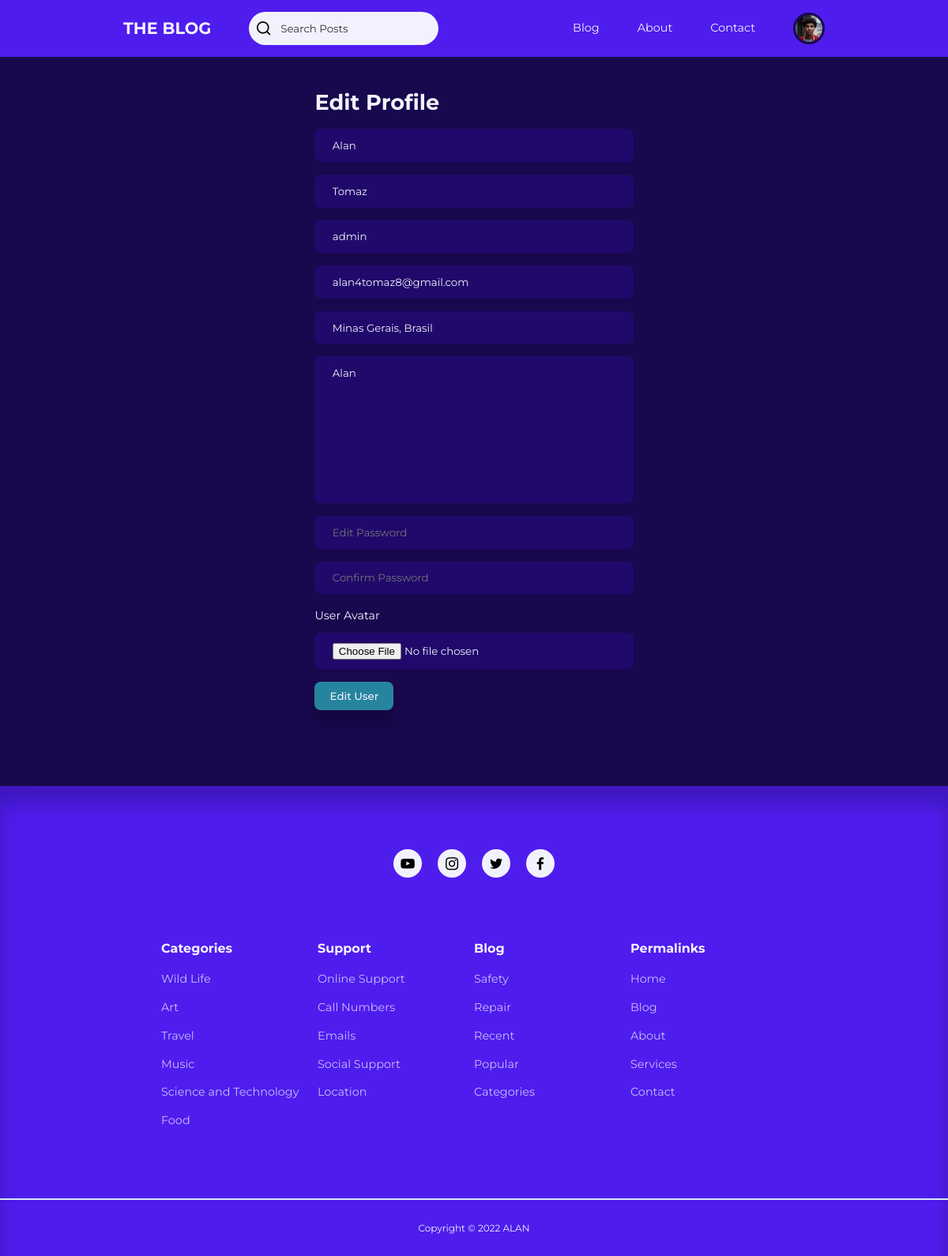
The app's page /admin/pages/edit-profile.php?id=10 (signed in) with its own data.
### tables this page shows
CREATE TABLE `users` (
  `id` int(11) UNSIGNED NOT NULL,
  `firstname` varchar(50) NOT NULL,
  `lastname` varchar(50) NOT NULL,
  `username` varchar(50) NOT NULL,
  `email` varchar(100) NOT NULL,
  `location` varchar(100) NOT NULL,
  `biography` text NOT NULL,
  `password` varchar(255) NOT NULL,
  `avatar` varchar(255) NOT NULL,
  `is_admin` tinyint(1) NOT NULL
);

### admin/partials/header.php (called while the page is built, shortened)
<?php
require $_SERVER['DOCUMENT_ROOT'] . '/My Blog/partials/header.php';

### admin/pages/edit-profile.php (the view, shortened to what this page needs)
<?php
include $_SERVER['DOCUMENT_ROOT'] . '/My Blog/admin/partials/header.php';
if (isset($_GET['id'])) {
    $id = filter_var($_GET['id'], FILTER_SANITIZE_NUMBER_INT);
    $query = "SELECT * FROM users WHERE id='$id'";
    $result = mysqli_query($connection, $query);
    $user = mysqli_fetch_assoc($result);
} else {
    header('location: ' . ROOT_URL . 'admin/index.php');
}
?>
<section class="form-section-alt add-content">
    <div class="container form-section-container">
        <h2>Edit Profile</h2>
        <form action="<?= ROOT_URL ?>admin/pages/edit-profile-logic.php" enctype="multipart/form-data" class="form-general" method="POST">
            <input type="text" name="firstname" value="<?= $user["firstname"] ?>" placeholder="First Name">
            <input type="text" name="lastname" value="<?= $user["lastname"] ?>" placeholder="Last Name">
            <input type="text" name="username" value="<?= $user["username"] ?>" placeholder="Username">
            <input type="email" name="email" value="<?= $user["email"] ?>" placeholder="E-mail">
            <input type="text" name="location" value="<?= $user["location"] ?>" placeholder="Location">
            <textarea name="bio" cols="20" rows="10" placeholder="Biography"><?= $user["firstname"] ?></textarea>
            <input type="password" name="create-password" placeholder="Edit Password">
            <input type="password" name="confirm-password" placeholder="Confirm Password">
            <div class="form-control">
                <label for="avatar">User Avatar</label>
                <input type="file" name="avatar" id="avatar">
            </div>
            <button type="submit" name="submit" class="btn">Edit User</button>
        </form>
    </div>
</section>
<?php
include $_SERVER['DOCUMENT_ROOT'] . '/My Blog/partials/footer.php';
?>

### partials/header.php (shortened to what this page needs)
<?php
require $_SERVER['DOCUMENT_ROOT'] . '/My Blog/admin/config/database.php';
if (isset($_SESSION['user-id'])) {
    $id = filter_var($_SESSION['user-id'], FILTER_SANITIZE_FULL_SPECIAL_CHARS);
    $query = "SELECT avatar from users WHERE id = '$id'";
    $result = mysqli_query($connection, $query);
    $avatar = mysqli_fetch_assoc($result);
}
?>
<!DOCTYPE html>
<html lang="en">
<head>
    <link rel="stylesheet" href="<?php echo ROOT_URL ?>css/style.css">
    <link rel="stylesheet" href="https://unicons.iconscout.com/release/v4.0.0/css/line.css">
</head>
<body>
    <nav>
        <div class="container nav-container">
            <ul class="nav-items nav-items-left">
                <li><a href="<?php echo ROOT_URL ?>index.php" class="nav-logo">THE BLOG</a></li>
                <li>
                    <div class="nav-search-container">
                        <form class="nav-search" action="<?php echo ROOT_URL ?>pages/search-posts.php" method="GET">
                            <i class="uil uil-search"></i>
                            <input type="search" name="search" placeholder="Search Posts">
                        </form>
                    </div>
                </li>
            </ul>
            <ul class="nav-items nav-items-right">
                <li><a href="<?php echo ROOT_URL ?>pages/blog.php">Blog</a></li>
                <li><a href="<?php echo ROOT_URL ?>pages/about.php">About</a></li>
                <li><a href="<?php echo ROOT_URL ?>pages/contact.php">Contact</a></li>
                <?php if (isset($_SESSION["user-id"])) : ?>
                    <li class="nav-profile">
                        <div class="avatar">
                            <img src="<?php echo ROOT_URL . 'img/' . $avatar["avatar"] ?>">
                        </div>
                    </li>
                <?php else : ?>
                    <li><a href="<?php echo ROOT_URL ?>pages/signin.php">Sign In</a></li>
                    <li><a class="sign-up" href="<?php echo ROOT_URL ?>pages/signup.php">Sign Up</a> </li>
                <?php endif ?>
            </ul>
        </div>
    </nav>

### css/style.css (style rules this page uses)
:root { --color-primary: #4F1CEE; --color-primary-variant: #6C63FF; --color-primary-light: #6E45ED; --color-primary-dark: rgb(24, 8, 77); --color-primary-dark-variant: rgb(33, 9, 107); --color-variant: rgba(39, 132, 158, 1); --color-white: #f2f2fe; --color-red: #da0f3f; --color-red-light: hsl(346, 87%, 46%, 15%); --color-green: #00c476; --color-green-light: hsl(156, 100%, 38%, 15%); --color-black: #000000; --color-bg: #D5E9F1; --color-white-gray: rgba(255, 255, 255, 0.7); --color-black-gray: rgba(0, 0, 0, 0.8); --transition: all 300ms ease; --transition-slow: all 1s ease; --container-width-lg: 74%; --container-width-md: 88%; --container-width-sm: 66%; --form-width: 40%; --card-border-radius-1: 0.3rem; --card-border-radius-2: 0.5rem; --card-border-radius-3: 0.8rem; --card-border-radius-4: 2rem; --card-border-radius-5: 5rem; --card-border-radius-all: 100%; }
* { margin: 0; padding: 0; outline: 0; border: 0; appearance: 0; list-style: none; text-decoration: none; box-sizing: border-box; font-family: 'Montserrat', sans-serif; }
body { line-height: 1.6; color: var(--color-black-gray); overflow-x: hidden; background: var(--color-bg); font-size: 0.9rem; }
.container { width: var(--container-width-sm); max-width: 1800px; margin-inline: auto; }
section { margin-top: 3rem; width: 100vw; }
h1, h2, h3, h4, h5, h6 { color: var(--color-black); line-height: 1.3; }
h2 { font-size: 1.7rem; margin: 1rem 0; }
a { color: var(--color-white); transition: var(--transition); }
img { display: block; width: 100%; object-fit: cover; }
nav { background-color: var(--color-primary); width: 100vw; height: 4.5rem; position: fixed; top: 0; z-index: 10; display: flex; justify-content: center; align-items: center; }
.nav-container { height: 100%; display: flex; align-items: center; justify-content: space-between; width: var(--container-width-lg); }
.nav-logo { font-weight: bold; font-size: 1.3rem; }
.nav-search-container { position: relative; width: 15rem; background: var(--color-white); display: flex; flex-direction: row; align-items: center; justify-content: space-between; overflow: hidden; padding: 0.3rem 0.5rem; border-radius: var(--card-border-radius-5); color: var(--color-black); }
.nav-search { width: 100%; display: flex; align-items: center; }
.nav-search i { font-size: 1.3rem; }
.nav-search input { background: transparent; margin-left: 0.7rem; padding: 0.5rem 0; width: 100%; }
.nav-search input::placeholder { color: var(--color-black-gray); font-family: 'Montserrat', sans-serif; }
.avatar { width: 2.5rem; height: 2.5rem; border-radius: 50%; overflow: hidden; border: 0.2rem solid var(--color-primary-dark); }
.nav-items { display: flex; align-items: center; gap: 3rem; }
.nav-profile { position: relative; cursor: pointer; }
.form-section-alt { display: grid; place-items: center; margin-top: 0rem; padding: 6rem; background: var(--color-primary-dark); }
.form-section-container { width: var(--form-width); }
.form-section-container>h2 { color: var(--color-white); }
.form-general { display: flex; flex-direction: column; gap: 1rem; }
.form-general label { color: var(--color-white); }
.form-control { display: flex; flex-direction: column; gap: 0.6rem; }
.form-general input, .form-general textarea, .form-general select { padding: 0.8rem 1.4rem; background: var(--color-primary-dark-variant); border-radius: var(--card-border-radius-2); resize: none; color: var(--color-white); }
.btn { display: inline-block; width: fit-content; padding: 0.6rem 1.2rem; background-color: var(--color-variant); border-radius: var(--card-border-radius-2); cursor: pointer; transition: var(--transition); color: var(--color-white); box-shadow: 0 1rem 1rem rgba(0, 0, 0, 0.2); font-weight: 500; }

### records on screen
users: avatar (picture), firstname "Alan", lastname "Tomaz", username "admin", email "alan4tomaz8@gmail.com", location "Minas Gerais, Brasil", bio "Alan"
